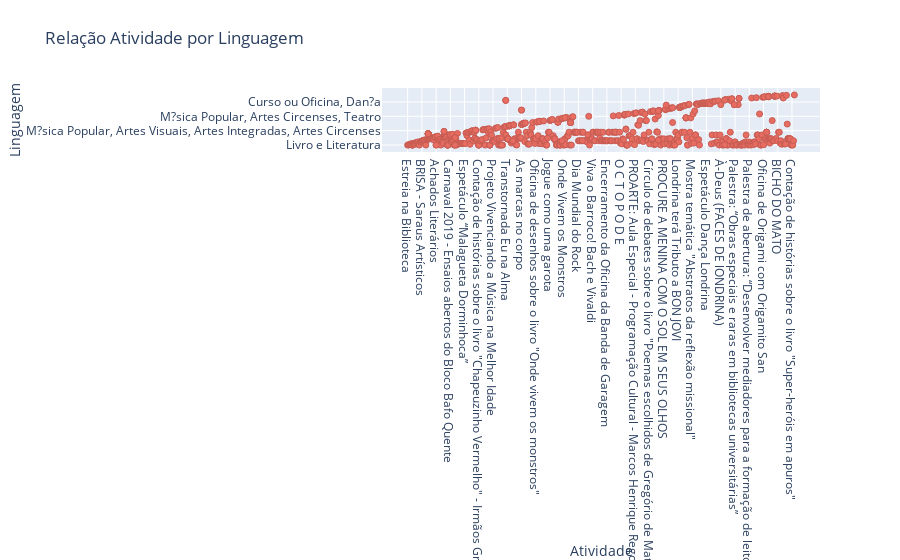

Notebook code for this chart:
### Markdown cell above
###### Alterando cores do gráfico
Cor sim, cor não
Ainda trabalhando no gráfico acima, podemos customizá-lo alterando suas cores e até espessura das linhas de contorno, utilizando o argumento marker. Também utilizaremos o argumento opacity, para deixar o gráfico um pouco menos opaco.

### Code cell
trace = go.Scatter(x = df_filtrocolunas['Atividade'],
                   y = df_filtrocolunas['Linguagem'],
                   mode = 'markers',
                   marker =  {'color' : '#e74c3c',
                              'line' : {'width': 1,
                                        'color': '#c0392b'}},
                   opacity=.8)

data = [trace]
layout = go.Layout(title='Relação Atividade por Linguagem',
                   yaxis={'title':'Linguagem'},
                   xaxis={'title': 'Atividade'})
fig = go.Figure(data=data, layout=layout)
py.iplot(fig)

### Figure 1 — Plotly figure (JSON) as saved in the notebook; plotly's stock layout.template omitted (floating-point values rounded to 4 significant figures; data arrays with more than 128 entries replaced by an {"elided": "..."} marker saying what was removed)
{"data": [{"marker": {"color": "#e74c3c", "line": {"color": "#c0392b", "width": 1}}, "mode": "markers", "opacity": 0.8, "type": "scatter", "x": {"elided": "753 str values"}, "y": {"elided": "753 str values"}}], "layout": {"title": {"text": "Relação Atividade por Linguagem"}, "xaxis": {"title": {"text": "Atividade"}}, "yaxis": {"title": {"text": "Linguagem"}}}}
